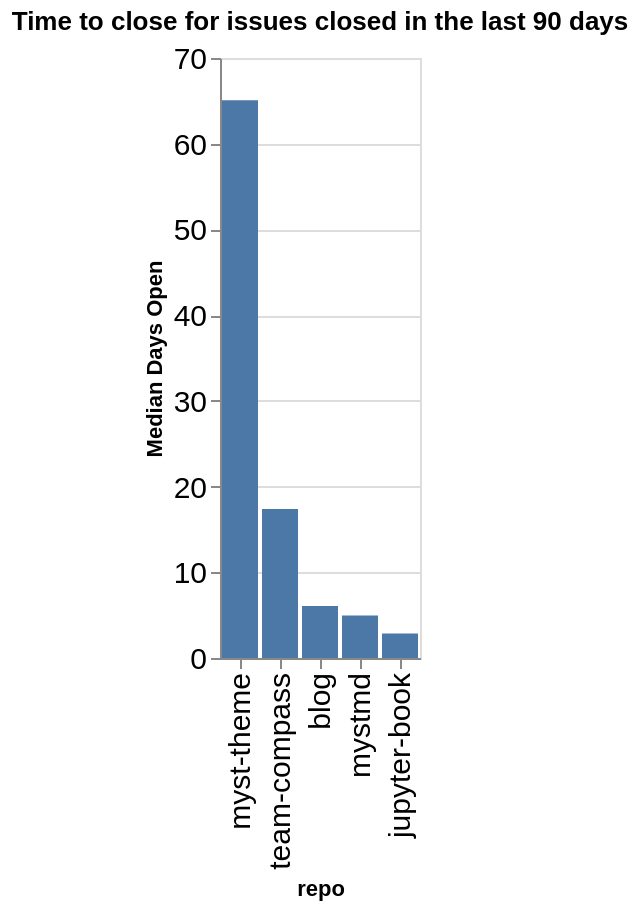

The code cell stored with this chart in its notebook:
### Code cell
time_open = closed.groupby(['org', 'repo']).agg({'time_open': 'median'}).reset_index()
time_open['time_open'] = time_open['time_open'] / (60 * 60 * 24)
time_open['org/repo'] = time_open.apply(lambda a: a['org'] + '/' + a['repo'], axis=1)
sorted_vals = time_open.sort_values(['org', 'time_open'], ascending=False)['repo'].values
alt.Chart(data=time_open, title=f"Time to close for issues closed in the last {n_days} days").mark_bar().encode(
    x=alt.X('repo', sort=alt.Sort(sorted_vals.tolist())),
    y=alt.Y('time_open', title="Median Days Open"),
)

### Figure 1 — Vega-Lite specification as saved in the notebook (floating-point values rounded to 4 significant figures)
{"config": {"axisLeft": {"labelFontSize": 15}, "axisBottom": {"labelFontSize": 15}}, "data": {"name": "data-68320362133dc543b6048ea589685af1"}, "mark": {"type": "bar"}, "encoding": {"x": {"field": "repo", "sort": ["myst-theme", "team-compass", "blog", "mystmd", "jupyter-book"], "type": "nominal"}, "y": {"field": "time_open", "title": "Median Days Open", "type": "quantitative"}}, "title": "Time to close for issues closed in the last 90 days", "$schema": "https://vega.github.io/schema/vega-lite/v5.20.1.json", "datasets": {"data-68320362133dc543b6048ea589685af1": [{"org": "jupyter-book", "repo": "blog", "time_open": 6.07, "org/repo": "jupyter-book/blog"}, {"org": "jupyter-book", "repo": "jupyter-book", "time_open": 2.851, "org/repo": "jupyter-book/jupyter-book"}, {"org": "jupyter-book", "repo": "myst-theme", "time_open": 65.06, "org/repo": "jupyter-book/myst-theme"}, {"org": "jupyter-book", "repo": "mystmd", "time_open": 4.949, "org/repo": "jupyter-book/mystmd"}, {"org": "jupyter-book", "repo": "team-compass", "time_open": 17.39, "org/repo": "jupyter-book/team-compass"}]}}
